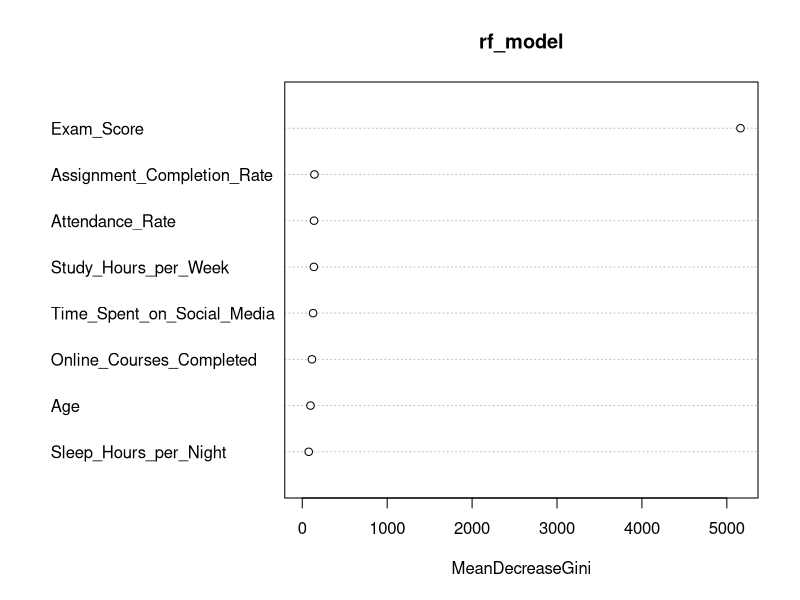
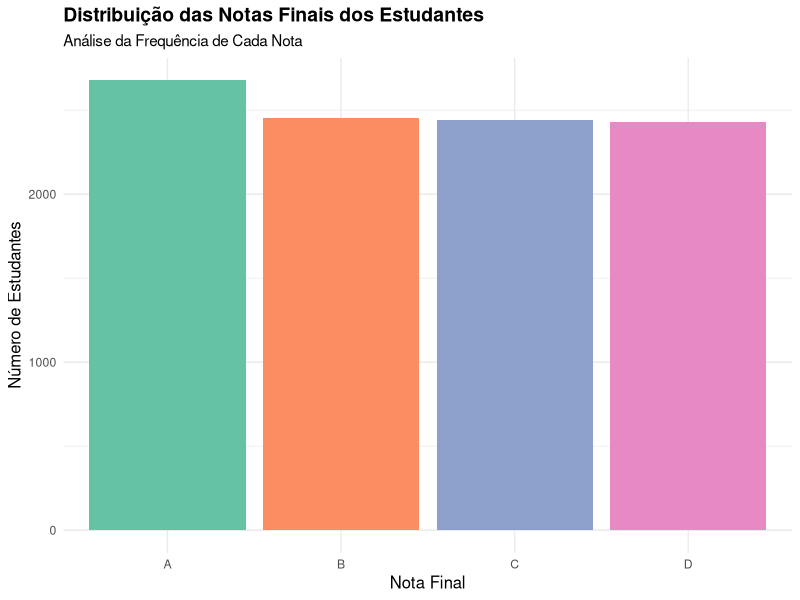
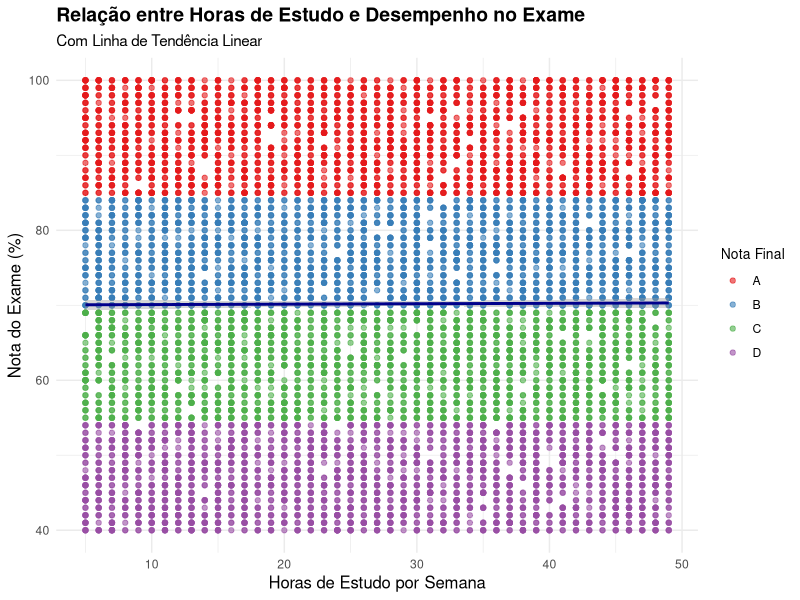
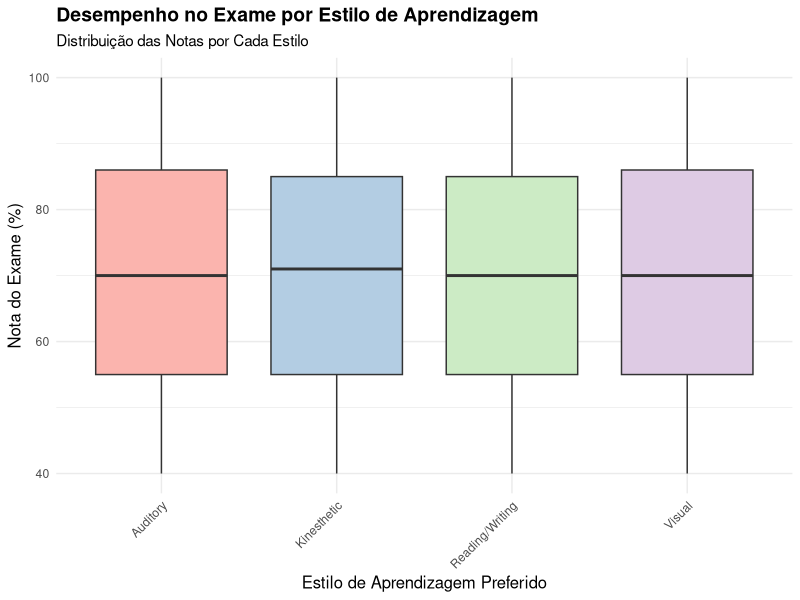
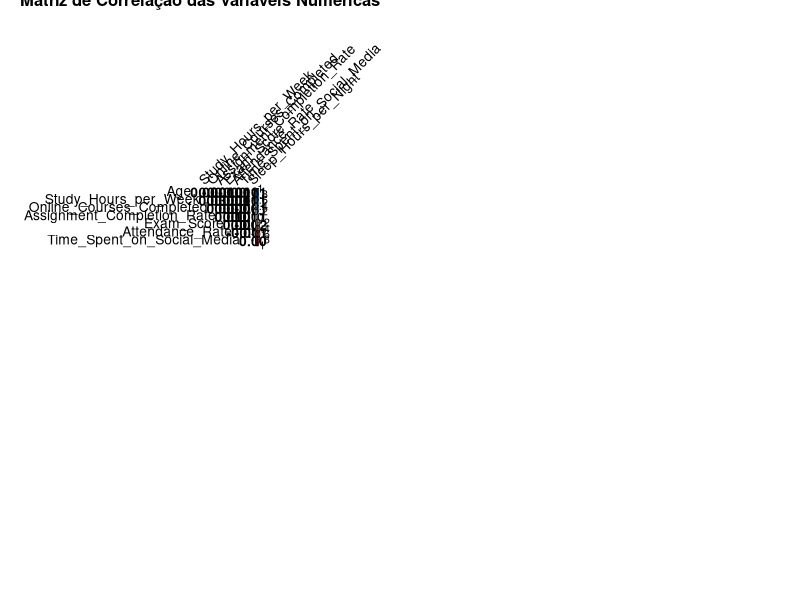
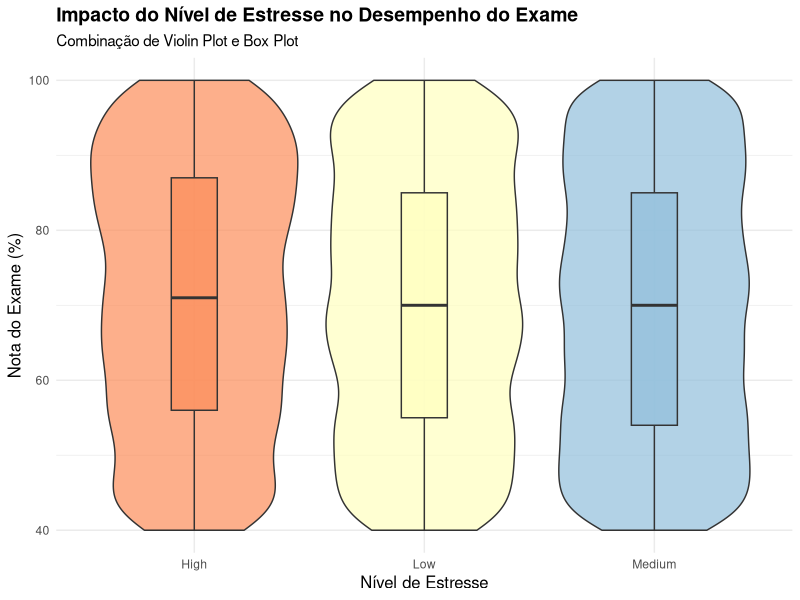
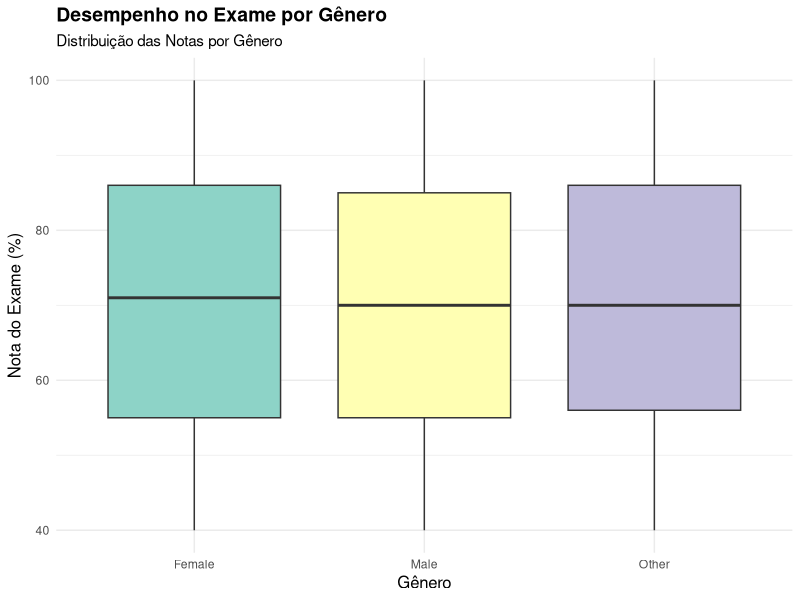
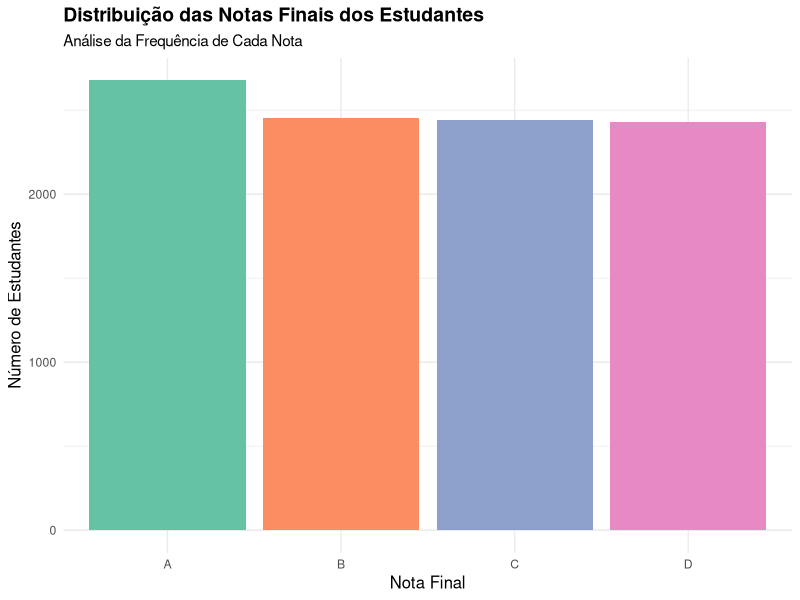

Source code (R) for these figures, in order:
# Análise de Desempenho dos Estudantes
# Bibliotecas necessárias para análise
library(tidyverse)  # Conjunto de pacotes para manipulação e visualização de dados
library(caret)      # Ferramentas para classificação e regressão
library(corrplot)   # Visualização de matrizes de correlação
library(randomForest) # Implementação do algoritmo Random Forest
library(ggplot2)    # Sistema para criação de gráficos

# Carregar e preparar os dados
# Leitura do arquivo CSV contendo informações dos estudantes
data <- read.csv('student_performance_large.csv')

# Exploração inicial dos dados
# Exibe a estrutura do dataset (tipos de variáveis e primeiras observações)
str(data)
# Apresenta estatísticas resumidas de todas as variáveis
summary(data)

# Pré-processamento: Conversão de variáveis categóricas para fatores
# Isso é necessário para análises estatísticas e visualizações adequadas
data$Gender <- as.factor(data$Gender)  # Gênero como fator
data$Preferred_Learning_Style <- as.factor(data$Preferred_Learning_Style)  # Estilo de aprendizagem
data$Participation_in_Discussions <- as.factor(data$Participation_in_Discussions)  # Participação
data$Use_of_Educational_Tech <- as.factor(data$Use_of_Educational_Tech)  # Uso de tecnologia
data$Self_Reported_Stress_Level <- as.factor(data$Self_Reported_Stress_Level)  # Nível de estresse
data$Final_Grade <- as.factor(data$Final_Grade)  # Nota final

# Análise Exploratória de Dados (EDA)

# 1. Distribuição das Notas Finais
# Criação de gráfico de barras para visualizar a distribuição das notas
grade_dist <- ggplot(data, aes(x = Final_Grade, fill = Final_Grade)) +
  geom_bar() +  # Usa barras para representar frequências
  scale_fill_brewer(palette = "Set2") +  # Paleta de cores harmoniosa
  theme_minimal() +  # Tema minimalista para melhor visualização
  theme(legend.position = "none",  # Remove legenda redundante
        plot.title = element_text(size = 14, face = "bold"),
        axis.title = element_text(size = 12)) +
  labs(title = "Distribuição das Notas Finais dos Estudantes",
       subtitle = "Análise da Frequência de Cada Nota",
       x = "Nota Final",
       y = "Número de Estudantes")

# 2. Análise da Relação entre Horas de Estudo e Desempenho
# Gráfico de dispersão com linha de tendência
study_exam <- ggplot(data, aes(x = Study_Hours_per_Week, y = Exam_Score)) +
  geom_point(aes(color = Final_Grade), alpha = 0.6) +  # Pontos com transparência
  geom_smooth(method = "lm", se = TRUE, color = "darkblue") +  # Linha de regressão com intervalo de confiança
  scale_color_brewer(palette = "Set1") +
  theme_minimal() +
  theme(plot.title = element_text(size = 14, face = "bold"),
        axis.title = element_text(size = 12),
        legend.title = element_text(size = 10),
        legend.position = "right") +
  labs(title = "Relação entre Horas de Estudo e Desempenho no Exame",
       subtitle = "Com Linha de Tendência Linear",
       x = "Horas de Estudo por Semana",
       y = "Nota do Exame (%)",
       color = "Nota Final")

# 3. Análise de Desempenho por Estilo de Aprendizagem
# Boxplot para comparar distribuições de notas entre diferentes estilos
learning_style_perf <- ggplot(data, aes(x = Preferred_Learning_Style, y = Exam_Score, fill = Preferred_Learning_Style)) +
  geom_boxplot() +  # Boxplot para mostrar distribuição
  scale_fill_brewer(palette = "Pastel1") +  # Cores suaves
  theme_minimal() +
  theme(axis.text.x = element_text(angle = 45, hjust = 1),  # Rótulos em ângulo para melhor legibilidade
        plot.title = element_text(size = 14, face = "bold"),
        axis.title = element_text(size = 12),
        legend.position = "none") +
  labs(title = "Desempenho no Exame por Estilo de Aprendizagem",
       subtitle = "Distribuição das Notas por Cada Estilo",
       x = "Estilo de Aprendizagem Preferido",
       y = "Nota do Exame (%)")

# 4. Análise de Correlação entre Variáveis Numéricas
# Seleciona apenas variáveis numéricas e calcula correlações
numeric_vars <- data %>%
  select_if(is.numeric)  # Filtra apenas variáveis numéricas
corr_matrix <- cor(numeric_vars)  # Calcula matriz de correlação

# 5. Análise do Impacto do Nível de Estresse
# Combinação de violin plot e boxplot para análise detalhada
stress_impact <- ggplot(data, aes(x = Self_Reported_Stress_Level, y = Exam_Score, fill = Self_Reported_Stress_Level)) +
  geom_violin(alpha = 0.7) +  # Violin plot para densidade
  geom_boxplot(width = 0.2, alpha = 0.7) +  # Boxplot sobreposto
  scale_fill_brewer(palette = "RdYlBu") +
  theme_minimal() +
  theme(plot.title = element_text(size = 14, face = "bold"),
        axis.title = element_text(size = 12),
        legend.position = "none") +
  labs(title = "Impacto do Nível de Estresse no Desempenho do Exame",
       subtitle = "Combinação de Violin Plot e Box Plot",
       x = "Nível de Estresse",
       y = "Nota do Exame (%)")

# 6. Análise de Desempenho por Gênero
# Boxplot para comparar distribuições de notas entre gêneros
gender_performance <- ggplot(data, aes(x = Gender, y = Exam_Score, fill = Gender)) +
  geom_boxplot() +
  scale_fill_brewer(palette = "Set3") +
  theme_minimal() +
  theme(plot.title = element_text(size = 14, face = "bold"),
        axis.title = element_text(size = 12),
        legend.position = "none") +
  labs(title = "Desempenho no Exame por Gênero",
       subtitle = "Distribuição das Notas por Gênero",
       x = "Gênero",
       y = "Nota do Exame (%)")

# Configuração para salvar múltiplos gráficos em um único PDF
pdf("analysis_plots.pdf", width = 10, height = 8)

# Define layout para múltiplos gráficos por página
par(mfrow = c(2, 2), mar = c(4, 4, 2, 2))

# Imprime gráficos em ordem lógica
print(grade_dist)
print(study_exam)
print(learning_style_perf)
corrplot(corr_matrix, 
         method = "color",
         type = "upper",
         addCoef.col = "black",
         tl.col = "black",
         tl.srt = 45,
         diag = FALSE,
         title = "Matriz de Correlação das Variáveis Numéricas")
print(stress_impact)
print(gender_performance)

# Restaura configurações padrão do dispositivo gráfico
par(mfrow = c(1, 1))
dev.off()

# Modelagem Preditiva usando Random Forest

# Seleção de características (features) para o modelo
# Inclui variáveis numéricas relevantes para previsão
features <- c("Age", "Study_Hours_per_Week", "Online_Courses_Completed",
             "Assignment_Completion_Rate", "Exam_Score", "Attendance_Rate",
             "Time_Spent_on_Social_Media", "Sleep_Hours_per_Night")

# Limpeza de nomes de colunas
# Remove caracteres especiais dos nomes das colunas
colnames(data) <- gsub(" \\(%\\)", "", colnames(data))
colnames(data) <- gsub(" \\(hours/week\\)", "", colnames(data))

# Divisão dos dados em conjuntos de treino (80%) e teste (20%)
set.seed(123)  # Define semente para reprodutibilidade
trainIndex <- createDataPartition(data$Final_Grade, p = 0.8, list = FALSE)
train_data <- data[trainIndex, ]
test_data <- data[-trainIndex, ]

# Treinamento do modelo Random Forest
# Utiliza 100 árvores de decisão para classificação
rf_model <- randomForest(Final_Grade ~ .,
                        data = train_data[, c(features, "Final_Grade")],
                        ntree = 100)

# Realiza previsões no conjunto de teste
predictions <- predict(rf_model, test_data)

# Avaliação do desempenho do modelo
# Gera matriz de confusão e métricas de avaliação
confusion_matrix <- confusionMatrix(predictions, test_data$Final_Grade)

# Visualiza importância das variáveis no modelo
varImpPlot(rf_model)

# Imprime resultados da avaliação do modelo
print("Desempenho do Modelo:")
print(confusion_matrix)

# Salva gráficos finais em PDF
pdf("analysis_plots.pdf")
print(grade_dist)
print(study_exam)
print(learning_style_perf)
corrplot(corr_matrix, method = "color")
print(stress_impact)
dev.off()